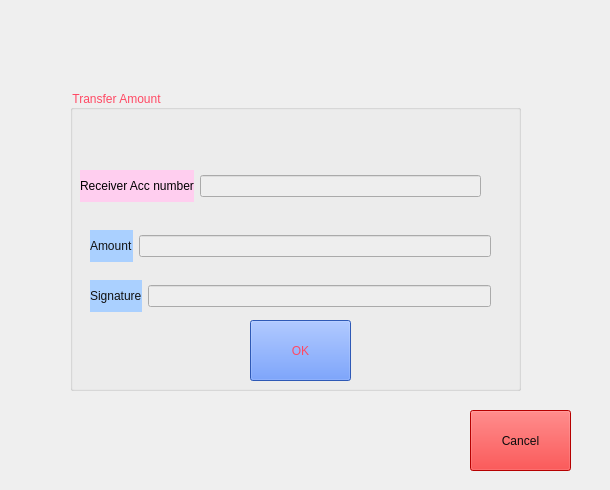
<?xml version="1.0" encoding="UTF-8"?>
<ui version="4.0">
 <class>UserWindow</class>
 <widget class="QDialog" name="UserWindow">
  <property name="geometry">
   <rect>
    <x>0</x>
    <y>0</y>
    <width>610</width>
    <height>490</height>
   </rect>
  </property>
  <property name="windowTitle">
   <string>Dialog</string>
  </property>
  <widget class="QStackedWidget" name="stackedWidget">
   <property name="geometry">
    <rect>
     <x>10</x>
     <y>0</y>
     <width>591</width>
     <height>481</height>
    </rect>
   </property>
   <property name="currentIndex">
    <number>2</number>
   </property>
   <widget class="QWidget" name="SelectionMode">
    <layout class="QGridLayout" name="gridLayout">
     <item row="0" column="0">
      <widget class="QGroupBox" name="groupBox">
       <property name="styleSheet">
        <string notr="true">font: 11pt &quot;Segoe UI&quot;;
color: rgb(1, 26, 255);</string>
       </property>
       <property name="title">
        <string>Selection Mode </string>
       </property>
       <widget class="QPushButton" name="user_logout_btn">
        <property name="geometry">
         <rect>
          <x>422</x>
          <y>388</y>
          <width>111</width>
          <height>41</height>
         </rect>
        </property>
        <property name="styleSheet">
         <string notr="true">font: 10pt &quot;Segoe UI&quot;;
background-color: rgb(255, 0, 0);
color: rgb(0, 0, 127);</string>
        </property>
        <property name="text">
         <string>Logout</string>
        </property>
       </widget>
       <widget class="QGroupBox" name="groupBox_2">
        <property name="geometry">
         <rect>
          <x>10</x>
          <y>40</y>
          <width>251</width>
          <height>231</height>
         </rect>
        </property>
        <property name="title">
         <string/>
        </property>
        <widget class="QPushButton" name="user_get_acc_number_btn">
         <property name="geometry">
          <rect>
           <x>40</x>
           <y>40</y>
           <width>171</width>
           <height>71</height>
          </rect>
         </property>
         <property name="styleSheet">
          <string notr="true">font: 10pt &quot;Segoe UI&quot;;
background-color: rgb(0, 170, 127);
color: rgb(0, 0, 127);</string>
         </property>
         <property name="text">
          <string>Get Account Number</string>
         </property>
        </widget>
        <widget class="QPushButton" name="user_view_acc_balance_btn">
         <property name="geometry">
          <rect>
           <x>40</x>
           <y>130</y>
           <width>171</width>
           <height>71</height>
          </rect>
         </property>
         <property name="styleSheet">
          <string notr="true">font: 10pt &quot;Segoe UI&quot;;
background-color: rgb(0, 170, 127);
color: rgb(0, 0, 127);</string>
         </property>
         <property name="text">
          <string>View Account Balance</string>
         </property>
        </widget>
       </widget>
       <widget class="QGroupBox" name="groupBox_4">
        <property name="geometry">
         <rect>
          <x>280</x>
          <y>40</y>
          <width>231</width>
          <height>231</height>
         </rect>
        </property>
        <property name="title">
         <string/>
        </property>
        <widget class="QPushButton" name="user_view_trans_history_btn">
         <property name="geometry">
          <rect>
           <x>20</x>
           <y>40</y>
           <width>191</width>
           <height>71</height>
          </rect>
         </property>
         <property name="styleSheet">
          <string notr="true">font: 10pt &quot;Segoe UI&quot;;
background-color: rgb(0, 170, 127);
color: rgb(0, 0, 127);</string>
         </property>
         <property name="text">
          <string>View Transaction History</string>
         </property>
        </widget>
        <widget class="QPushButton" name="user_make_transaction_btn">
         <property name="geometry">
          <rect>
           <x>20</x>
           <y>130</y>
           <width>191</width>
           <height>71</height>
          </rect>
         </property>
         <property name="styleSheet">
          <string notr="true">font: 10pt &quot;Segoe UI&quot;;
background-color: rgb(0, 170, 127);
color: rgb(0, 0, 127);</string>
         </property>
         <property name="text">
          <string>Make Transaction</string>
         </property>
        </widget>
       </widget>
       <widget class="QGroupBox" name="groupBox_5">
        <property name="geometry">
         <rect>
          <x>120</x>
          <y>270</y>
          <width>281</width>
          <height>111</height>
         </rect>
        </property>
        <property name="title">
         <string/>
        </property>
        <widget class="QPushButton" name="user_transfer_amount_btn">
         <property name="geometry">
          <rect>
           <x>30</x>
           <y>40</y>
           <width>211</width>
           <height>61</height>
          </rect>
         </property>
         <property name="styleSheet">
          <string notr="true">font: 10pt &quot;Segoe UI&quot;;
background-color: rgb(0, 170, 127);
color: rgb(0, 0, 127);</string>
         </property>
         <property name="text">
          <string>Transfer Amount</string>
         </property>
        </widget>
       </widget>
      </widget>
     </item>
    </layout>
   </widget>
   <widget class="QWidget" name="TransactionPage">
    <widget class="QGroupBox" name="groupBox_3">
     <property name="geometry">
      <rect>
       <x>70</x>
       <y>50</y>
       <width>451</width>
       <height>351</height>
      </rect>
     </property>
     <property name="styleSheet">
      <string notr="true">font: 700 10pt &quot;Segoe UI&quot;;
color: rgb(0, 47, 255);</string>
     </property>
     <property name="title">
      <string>Make A Transaction</string>
     </property>
     <widget class="QPushButton" name="user_do_make_transaction_btn">
      <property name="geometry">
       <rect>
        <x>170</x>
        <y>230</y>
        <width>161</width>
        <height>61</height>
       </rect>
      </property>
      <property name="styleSheet">
       <string notr="true">background-color: rgb(255, 160, 162);</string>
      </property>
      <property name="text">
       <string>OK</string>
      </property>
     </widget>
     <widget class="QWidget" name="layoutWidget">
      <property name="geometry">
       <rect>
        <x>40</x>
        <y>80</y>
        <width>371</width>
        <height>32</height>
       </rect>
      </property>
      <layout class="QHBoxLayout" name="horizontalLayout">
       <item>
        <widget class="QLabel" name="label">
         <property name="text">
          <string>Transaction Type</string>
         </property>
        </widget>
       </item>
       <item>
        <widget class="QComboBox" name="user_transaction_combo_box">
         <property name="styleSheet">
          <string notr="true">color: rgb(233, 207, 255);
background-color: rgb(85, 0, 255);</string>
         </property>
         <item>
          <property name="text">
           <string/>
          </property>
         </item>
         <item>
          <property name="text">
           <string>Deposite</string>
          </property>
         </item>
         <item>
          <property name="text">
           <string>Withdraw</string>
          </property>
         </item>
        </widget>
       </item>
      </layout>
     </widget>
     <widget class="QWidget" name="layoutWidget">
      <property name="geometry">
       <rect>
        <x>40</x>
        <y>150</y>
        <width>381</width>
        <height>32</height>
       </rect>
      </property>
      <layout class="QHBoxLayout" name="horizontalLayout_2">
       <item>
        <widget class="QLabel" name="label_2">
         <property name="text">
          <string>Enter the Amount</string>
         </property>
        </widget>
       </item>
       <item>
        <widget class="QLineEdit" name="user_make_transaction_edit_line">
         <property name="styleSheet">
          <string notr="true">background-color: rgb(254, 254, 254);</string>
         </property>
        </widget>
       </item>
      </layout>
     </widget>
    </widget>
    <widget class="QPushButton" name="user_cancel_make_transaction_btn">
     <property name="geometry">
      <rect>
       <x>470</x>
       <y>410</y>
       <width>101</width>
       <height>61</height>
      </rect>
     </property>
     <property name="styleSheet">
      <string notr="true">background-color: rgb(255, 0, 0);
font: 700 10pt &quot;Segoe UI&quot;;
color: rgb(12, 12, 12);</string>
     </property>
     <property name="text">
      <string>Cancel</string>
     </property>
    </widget>
   </widget>
   <widget class="QWidget" name="TransferAmount">
    <widget class="QGroupBox" name="groupBox_6">
     <property name="geometry">
      <rect>
       <x>60</x>
       <y>90</y>
       <width>451</width>
       <height>301</height>
      </rect>
     </property>
     <property name="styleSheet">
      <string notr="true">font: 700 10pt &quot;Segoe UI&quot;;
color: rgb(255, 73, 100);</string>
     </property>
     <property name="title">
      <string>Transfer Amount</string>
     </property>
     <widget class="QPushButton" name="user_transfer_do_amount_btn">
      <property name="geometry">
       <rect>
        <x>180</x>
        <y>230</y>
        <width>101</width>
        <height>61</height>
       </rect>
      </property>
      <property name="styleSheet">
       <string notr="true">background-color: rgb(64, 124, 255);</string>
      </property>
      <property name="text">
       <string>OK</string>
      </property>
     </widget>
     <widget class="QWidget" name="layoutWidget">
      <property name="geometry">
       <rect>
        <x>10</x>
        <y>80</y>
        <width>401</width>
        <height>32</height>
       </rect>
      </property>
      <layout class="QHBoxLayout" name="horizontalLayout_3">
       <item>
        <widget class="QLabel" name="label_3">
         <property name="styleSheet">
          <string notr="true">color: rgb(0, 0, 0);
background-color: rgb(255, 206, 239);</string>
         </property>
         <property name="text">
          <string>Receiver Acc number</string>
         </property>
        </widget>
       </item>
       <item>
        <widget class="QLineEdit" name="transfer_amount_receiver_edit_line">
         <property name="styleSheet">
          <string notr="true">background-color: rgb(238, 238, 238);</string>
         </property>
        </widget>
       </item>
      </layout>
     </widget>
     <widget class="QWidget" name="layoutWidget">
      <property name="geometry">
       <rect>
        <x>20</x>
        <y>140</y>
        <width>401</width>
        <height>32</height>
       </rect>
      </property>
      <layout class="QHBoxLayout" name="horizontalLayout_4">
       <item>
        <widget class="QLabel" name="label_4">
         <property name="styleSheet">
          <string notr="true">background-color: rgb(170, 208, 255);
color: rgb(17, 17, 17);</string>
         </property>
         <property name="text">
          <string>Amount</string>
         </property>
        </widget>
       </item>
       <item>
        <widget class="QLineEdit" name="transfer_amount_amount_edit_line">
         <property name="styleSheet">
          <string notr="true">background-color: rgb(238, 238, 238);</string>
         </property>
        </widget>
       </item>
      </layout>
     </widget>
     <widget class="QWidget" name="layoutWidget_2">
      <property name="geometry">
       <rect>
        <x>20</x>
        <y>190</y>
        <width>401</width>
        <height>32</height>
       </rect>
      </property>
      <layout class="QHBoxLayout" name="horizontalLayout_5">
       <item>
        <widget class="QLabel" name="label_5">
         <property name="styleSheet">
          <string notr="true">background-color: rgb(170, 208, 255);
color: rgb(17, 17, 17);</string>
         </property>
         <property name="text">
          <string>Signature</string>
         </property>
        </widget>
       </item>
       <item>
        <widget class="QLineEdit" name="transfer_amount_signature_edit_line">
         <property name="styleSheet">
          <string notr="true">background-color: rgb(238, 238, 238);</string>
         </property>
        </widget>
       </item>
      </layout>
     </widget>
    </widget>
    <widget class="QPushButton" name="user_cancel_transfer_amount_btn">
     <property name="geometry">
      <rect>
       <x>460</x>
       <y>410</y>
       <width>101</width>
       <height>61</height>
      </rect>
     </property>
     <property name="styleSheet">
      <string notr="true">background-color: rgb(255, 0, 0);
font: 700 10pt &quot;Segoe UI&quot;;
color: rgb(12, 12, 12);</string>
     </property>
     <property name="text">
      <string>Cancel</string>
     </property>
    </widget>
   </widget>
   <widget class="QWidget" name="TransactionHistory">
    <widget class="QTableWidget" name="user_transaction_history_table">
     <property name="geometry">
      <rect>
       <x>0</x>
       <y>90</y>
       <width>591</width>
       <height>251</height>
      </rect>
     </property>
     <property name="tabKeyNavigation">
      <bool>true</bool>
     </property>
     <property name="dragEnabled">
      <bool>false</bool>
     </property>
    </widget>
    <widget class="QPushButton" name="user_transaction_history_btn">
     <property name="geometry">
      <rect>
       <x>240</x>
       <y>360</y>
       <width>83</width>
       <height>51</height>
      </rect>
     </property>
     <property name="styleSheet">
      <string notr="true">font: 700 10pt &quot;Segoe UI&quot;;
background-color: rgb(124, 255, 139);
color: rgb(20, 20, 20);</string>
     </property>
     <property name="text">
      <string>OK</string>
     </property>
    </widget>
   </widget>
  </widget>
 </widget>
 <resources/>
 <connections/>
</ui>
